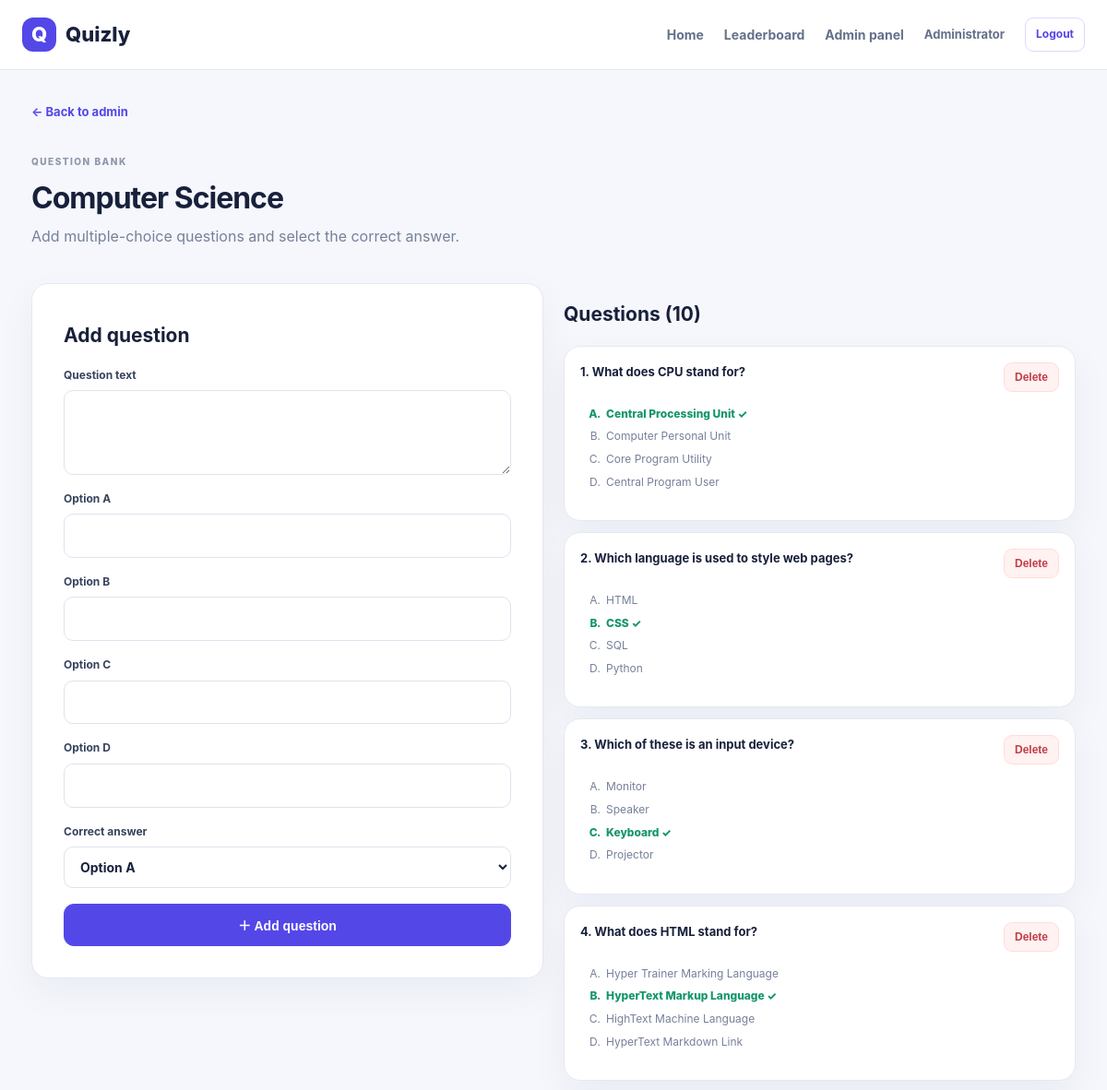
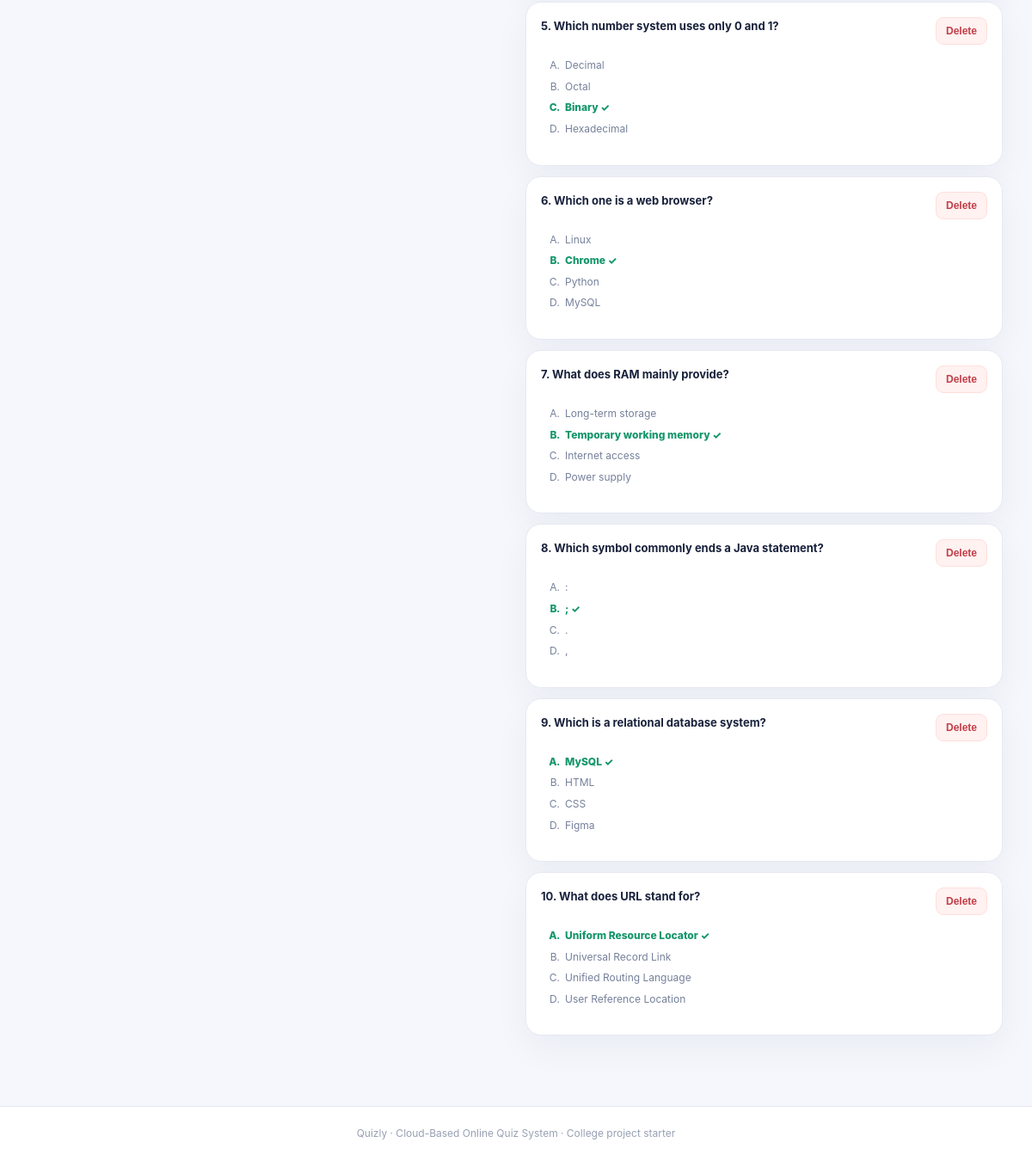
Screenshot of /admin/quiz/2/questions (signed in) with the database file from the repository (2 pictures, top to bottom).
### tables this page shows
CREATE TABLE quizzes (
      id INTEGER PRIMARY KEY AUTOINCREMENT,
      title TEXT NOT NULL, description TEXT DEFAULT '',
      created_at TEXT NOT NULL
    );

CREATE TABLE questions (
      id INTEGER PRIMARY KEY AUTOINCREMENT,
      quiz_id INTEGER NOT NULL REFERENCES quizzes(id) ON DELETE CASCADE,
      question TEXT NOT NULL, option_a TEXT NOT NULL, option_b TEXT NOT NULL,
      option_c TEXT NOT NULL, option_d TEXT NOT NULL, correct_option INTEGER NOT NULL CHECK(correct_option BETWEEN 0 AND 3)
    );

### app.py (the view, shortened to what this page needs)
@app.route("/admin/quiz/<int:quiz_id>/questions", methods=["GET", "POST"])
@login_required("admin")
def manage_questions(quiz_id):
    con = db()
    quiz = con.execute("SELECT * FROM quizzes WHERE id=?", (quiz_id,)).fetchone()
    if not quiz:
        con.close()
        abort(404)
    questions = con.execute("SELECT * FROM questions WHERE quiz_id=? ORDER BY id", (quiz_id,)).fetchall()
    con.close()
    return render_template("questions.html", quiz=quiz, questions=questions)

### app.py (called while the page is built)
def db():
    con = sqlite3.connect(DB_PATH)
    con.row_factory = sqlite3.Row
    con.execute("PRAGMA foreign_keys = ON")
    return con

def login_required(role=None):
    def decorator(fn):
        @wraps(fn)
        def wrapped(*args, **kwargs):
            if not session.get("user_id"):
                flash("Please log in first.", "warning")
                return redirect(url_for("login"))
            if role and session.get("role") != role:
                abort(403)
            return fn(*args, **kwargs)
        return wrapped
    return decorator

@app.context_processor
def common_context():
    return {"current_user": session.get("name"), "current_role": session.get("role")}

### templates/questions.html
{% extends "base.html" %}{% block title %}Manage questions{% endblock %}{% block content %}<a href="{{ url_for('admin_dashboard') }}" class="back-link">← Back to admin</a><div class="dashboard-head"><div><span class="eyebrow">QUESTION BANK</span><h1>{{ quiz.title }}</h1><p class="muted">Add multiple-choice questions and select the correct answer.</p></div></div><div class="two-col question-layout"><form class="form-card" method="post"><h2>Add question</h2><label>Question text<textarea name="question" rows="3" required></textarea></label>{% for letter in 'abcd' %}<label>Option {{ letter|upper }}<input name="option_{{ letter }}" required></label>{% endfor %}<label>Correct answer<select name="correct_option" required><option value="0">Option A</option><option value="1">Option B</option><option value="2">Option C</option><option value="3">Option D</option></select></label><button class="btn btn-block" type="submit">＋ Add question</button></form><section><h2>Questions ({{ questions|length }})</h2>{% for q in questions %}<article class="card question-item"><div class="question-top"><b>{{ loop.index }}. {{ q.question }}</b><form method="post" action="{{ url_for('delete_question', question_id=q.id) }}" onsubmit="return confirm('Delete this question?')"><button class="btn btn-small btn-danger">Delete</button></form></div><ol type="A">{% for opt in [q.option_a,q.option_b,q.option_c,q.option_d] %}<li class="{{ 'correct' if loop.index0 == q.correct_option else '' }}">{{ opt }}{% if loop.index0 == q.correct_option %} ✓{% endif %}</li>{% endfor %}</ol></article>{% else %}<p class="muted">No questions yet. Add the first one using the form.</p>{% endfor %}</section></div>{% endblock %}

### static/style.css (style rules this page uses)
:root { --bg:#f5f7fc;--card:#fff;--ink:#18213b;--muted:#75809a;--primary:#5447e8;--primary2:#766cf5;--line:#e6e9f2;--soft:#f0efff;--green:#15966a;--shadow:0 15px 40px #1b28500d }
* { box-sizing:border-box }
body { margin:0;background:var(--bg);font-family:Inter,Segoe UI,Arial,sans-serif;color:var(--ink);line-height:1.55 }
a { color:var(--primary);text-decoration:none }
.btn { display:inline-flex;align-items:center;justify-content:center;gap:8px;border:1px solid var(--primary);background:var(--primary);color:#fff;padding:12px 17px;border-radius:11px;font-weight:750;font-size:14px;cursor:pointer;transition:.18s }
.btn-small { padding:8px 11px;font-size:12px;border-radius:9px }
.btn-block { width:100% }
.btn-danger { background:#fff2f1;color:#c23e48;border-color:#ffdedb }
.eyebrow { color:#8d96ab;font-size:10px;font-weight:850;letter-spacing:1.5px }
.muted { color:var(--muted) }
.card,.stat,.form-card,.table-wrap { background:var(--card);border:1px solid var(--line);border-radius:18px;box-shadow:var(--shadow) }
.form-card { padding:34px;border:0;box-shadow:none }
.form-card h2 { font-size:27px;margin:6px 0 }
.form-card label { display:block;font-size:12px;font-weight:750;margin:17px 0;color:#38435e }
.form-card input,.form-card select,.form-card textarea { display:block;width:100%;padding:12px 13px;margin-top:7px;border:1px solid #dfe3ee;border-radius:10px;font:inherit;font-size:14px;background:#fff;color:var(--ink) }
.dashboard-head { display:flex;justify-content:space-between;align-items:center;gap:18px;margin:10px 0 25px }
.dashboard-head h1 { font-size:32px;letter-spacing:-1px;margin:4px 0 }
.dashboard-head p { margin:4px 0 }
.two-col { display:grid;grid-template-columns:1fr 1fr;gap:22px;margin-top:35px }
.two-col h2 { font-size:21px }
.back-link { display:inline-block;margin:0 0 20px;font-size:13px;font-weight:700 }
.question-layout { align-items:start }
.question-layout .form-card { border:1px solid var(--line);box-shadow:var(--shadow) }
.question-item { padding:17px;margin:12px 0 }
.question-top { display:flex;justify-content:space-between;gap:10px;align-items:start;font-size:13px }
.question-item ol { font-size:12px;color:var(--muted);padding-left:25px }
.question-item li { padding:3px }
.question-item li.correct { color:var(--green);font-weight:800 }

### rows the page displays
quizzes: title "Computer Science"
questions: question "What does CPU stand for?", option_a "Central Processing Unit", option_b "Computer Personal Unit", option_c "Core Program Utility", option_d "Central Program User"
questions: question "Which language is used to style web pages?", option_a "HTML", option_b "CSS", option_c "SQL", option_d "Python"
questions: question "Which of these is an input device?", option_a "Monitor", option_b "Speaker", option_c "Keyboard", option_d "Projector"
questions: question "What does HTML stand for?", option_a "Hyper Trainer Marking Language", option_b "HyperText Markup Language", option_c "HighText Machine Language", option_d "HyperText Markdown Link"
questions: question "Which number system uses only 0 and 1?", option_a "Decimal", option_b "Octal", option_c "Binary", option_d "Hexadecimal"
questions: question "Which one is a web browser?", option_a "Linux", option_b "Chrome", option_c "Python", option_d "MySQL"
questions: question "What does RAM mainly provide?", option_a "Long-term storage", option_b "Temporary working memory", option_c "Internet access", option_d "Power supply"
questions: question "Which symbol commonly ends a Java statement?", option_d ":" ";" "." ",", correct_option 1 (drawn)
questions: question "Which is a relational database system?", option_a "MySQL", option_b "HTML", option_c "CSS", option_d "Figma"
questions: question "What does URL stand for?", option_a "Uniform Resource Locator", option_b "Universal Record Link", option_c "Unified Routing Language", option_d "User Reference Location"

### other values shown
{{ current_user }} "Administrator"
{{ letter|upper }} "A" "B" "C" "D"
{{ questions|length }} "10"
